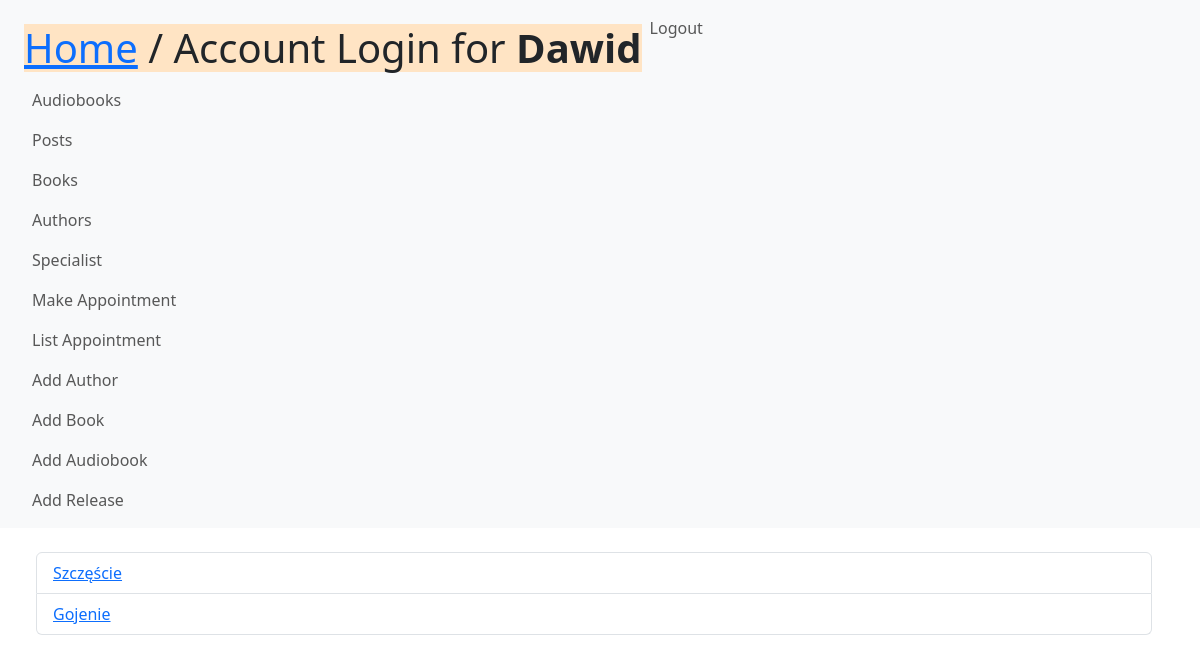
The page /releases/ (signed in) on the database its author committed.
### people/models.py (models this page shows)
class User(AbstractUser):
    company = models.ForeignKey('Company', related_name='Employees', null=True, on_delete=models.SET_NULL)
    def is_specialist(self):
        return self.groups.filter(name='Specialist').exists()
    def is_company(self):
        return self.groups.filter(name='Company').exists()

### media/models.py (models this page shows, shortened)
class Release(models.Model):
    title = models.TextField(max_length=200)
    text = models.TextField(max_length=2000)
    category_release = models.ForeignKey(Category, on_delete=models.CASCADE)
    author_specialist = models.ForeignKey(User, on_delete=models.CASCADE, null=True)
    relimg = models.ImageField(upload_to='profile_images', default='test.png')
    date = models.DateTimeField(auto_now_add=True)

### media/views.py (the view)
# urls.py: path('releases/', ReleasesView.as_view(), name='view_release'),
class ReleasesView(View):
    def get(self, request):
        nowe_posty = Release.objects.all()
        return render(request, 'listy2release.html', {'release': nowe_posty})

### media/templates/listy2release.html
{% extends 'base.html' %}
{% block content %}
    <ul class="list-group">
        {% for release in release.all %}
        <div class="list-group-item"><a href="/releases/{{ release.id }}">
            {{release.title}}
        </a></div>
        {% endfor %}
    </ul>
{% endblock %}

### people/templates/base.html (shortened to what this page needs)
{% load static %}
<!DOCTYPE html>
<html lang="en">
<head>
    <link href="{% static 'bootstrap-5.2.2-dist/css/bootstrap.min.css' %}" rel="stylesheet">
</head>
<body>
<nav class="navbar navbar-expand-sm bg-light navbar-light">
    <div class="container-fluid">
        <ul class="navbar-nav">
            <div class="container m-auto">
        <div style="display: flex;flex-direction: row;justify-content: space-between">
               <div>   <h1 style="background-color: bisque" class="text-2xl leading-none text-gray-900 tracking-tight mt-3"><a href="/">Home</a> / Account Login for <b>{{user.username}}</b> {{user.company.name_company}} </h1>
               </div>
            <div>     {% if user.is_authenticated %}
                        <div class="nav-item">
                            <a class="nav-link" href="{% url 'logout' %}">Logout</a>
                        </div>
                        {% endif %}
            </div>
        </div>
                    {% if perms.media.view_book %}
                        <div>
                            <a class="nav-link" href="{% url 'view_audiobooks' %}">Audiobooks</a>
                        </div>
                        <div class="nav-item">
                            <a class="nav-link" href="{% url 'view_release' %}">Posts</a>
                        </div>
                        <div class="nav-item">
                            <a class="nav-link" href="{% url 'view_books' %}">Books</a>
                        </div>
                        <div class="nav-item">
                            <a class="nav-link" href="{% url 'view_author' %}">Authors</a>
                        </div>
                        <div class="nav-item">
                            <a class="nav-link" href="{% url 'view_specialist' %}">Specialist</a>
                        </div>
                        <div class="nav-item">
                            <a class="nav-link" href="{% url 'make_appointment' %}">Make Appointment</a>
                        </div>
                        <div class="nav-item">
                            <a class="nav-link" href="{% url 'detail_appointment' 1 %}">List Appointment</a>
                        </div>
                    {% endif %}
                         {% if request.user.is_specialist %}
                        <div class="nav-item">
                            <a class="nav-link" href="{% url 'create_author' %}">Add Author</a>
                        </div>
                        <div class="nav-item">
                            <a class="nav-link" href="{% url 'create_book' %}">Add Book</a>
                        </div>
                        <div class="nav-item">
                            <a class="nav-link" href="{% url 'create_audiobook' %}">Add Audiobook</a>
                        </div>
                        <div class="nav-item">
                            <a class="nav-link" href="{% url 'create_release' %}">Add Release</a>
                        </div>
                        {% endif %}
        </ul>
    </div>
</nav>
<div class="container m-4">
    {% block content %}{% endblock %}
</div>
</body>
</html>

### rows shown on the page
User: username "Dawid"
Release: title "Szczęście"
Release: title "Gojenie"
